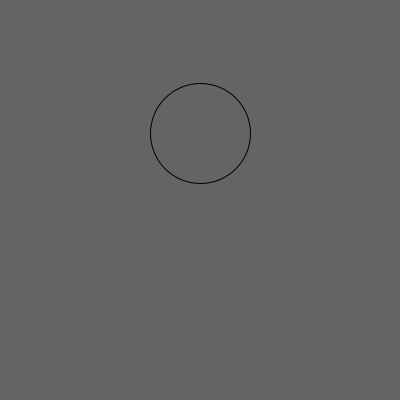
Frame 1 (no input)
Frame 60 (the mouse pressed at the canvas centre just before this capture): identical to frame 1, image omitted
Frame 120 (the mouse held since frame 60 and released just before this capture): identical to frame 1, image omitted

The Processing sketch that drew this single still picture (run headless with seeded random() and noise(); from frame 60 on, the mouse is pressed at the canvas centre):

// Processing sketch: week02_01_buttons_states
// ── week02_01_buttons_states.pde
//Aven,02/26/2017
//Interactive Installation
//New Media, WPP, SADA

Button button1, button2;
void setup() {
  size(400, 400);
  stroke(0);
  button1 = new Button(width/2,height/3,100);
  button2 = new Button(width/2,2*height/3,50);
}
void draw() {
  background(100);
  button1.run();
  //button2.run();
}
// ── Button.pde
//this is the button class
class Button {
  float x, y, size;
  int result = 0;
  color buttonColor = color(100);
  boolean click;
  boolean hover;

  Button(float _x, float _y, float _size) {
    x = _x;
    y = _y;
    size = _size;
  }
  void check() {
    hover = false;
    click = false;
    float distance = dist(x, y, mouseX, mouseY);
    if ( distance < size/2 && !mousePressed) { 
      hover = true; //mouse hover
    } 
    if (distance < size/2 && mousePressed) { 
      click = true; //click
    }
  }
  void update() {
    buttonColor = color(100);
    if (click) {
      buttonColor = color(random(255), random(255), random(255));
    }
    if (hover) {
      buttonColor = color(255, 0, 0);
    }
  }
  void display() {
    pushStyle();
    fill(buttonColor);
    ellipse(x, y, size, size);
    popStyle();
  }
  void run() {
    check();
    update();
    display();
  }
}
